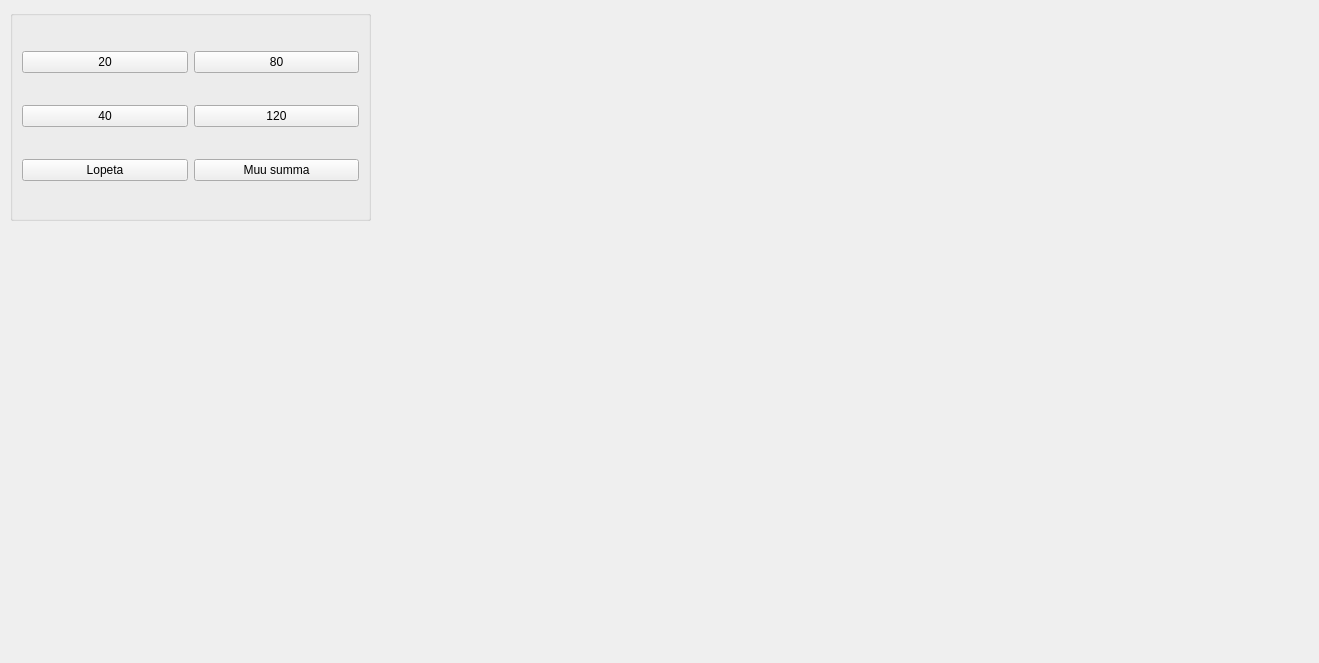
<?xml version="1.0" encoding="UTF-8"?>
<ui version="4.0">
 <class>Nosta_rahaa</class>
 <widget class="QWidget" name="Nosta_rahaa">
  <property name="geometry">
   <rect>
    <x>0</x>
    <y>0</y>
    <width>1319</width>
    <height>663</height>
   </rect>
  </property>
  <property name="windowTitle">
   <string>Form</string>
  </property>
  <widget class="QGroupBox" name="groupBox">
   <property name="geometry">
    <rect>
     <x>10</x>
     <y>10</y>
     <width>361</width>
     <height>211</height>
    </rect>
   </property>
   <property name="title">
    <string/>
   </property>
   <layout class="QGridLayout" name="gridLayout">
    <item row="0" column="0">
     <widget class="QPushButton" name="pushButton">
      <property name="text">
       <string>20</string>
      </property>
     </widget>
    </item>
    <item row="0" column="1">
     <widget class="QPushButton" name="pushButton_4">
      <property name="text">
       <string>80</string>
      </property>
     </widget>
    </item>
    <item row="1" column="0">
     <widget class="QPushButton" name="pushButton_2">
      <property name="text">
       <string>40</string>
      </property>
     </widget>
    </item>
    <item row="1" column="1">
     <widget class="QPushButton" name="pushButton_5">
      <property name="text">
       <string>120</string>
      </property>
     </widget>
    </item>
    <item row="2" column="0">
     <widget class="QPushButton" name="pushButton_3">
      <property name="text">
       <string>Lopeta</string>
      </property>
     </widget>
    </item>
    <item row="2" column="1">
     <widget class="QPushButton" name="pushButton_6">
      <property name="text">
       <string>Muu summa</string>
      </property>
     </widget>
    </item>
   </layout>
  </widget>
 </widget>
 <resources/>
 <connections/>
</ui>
